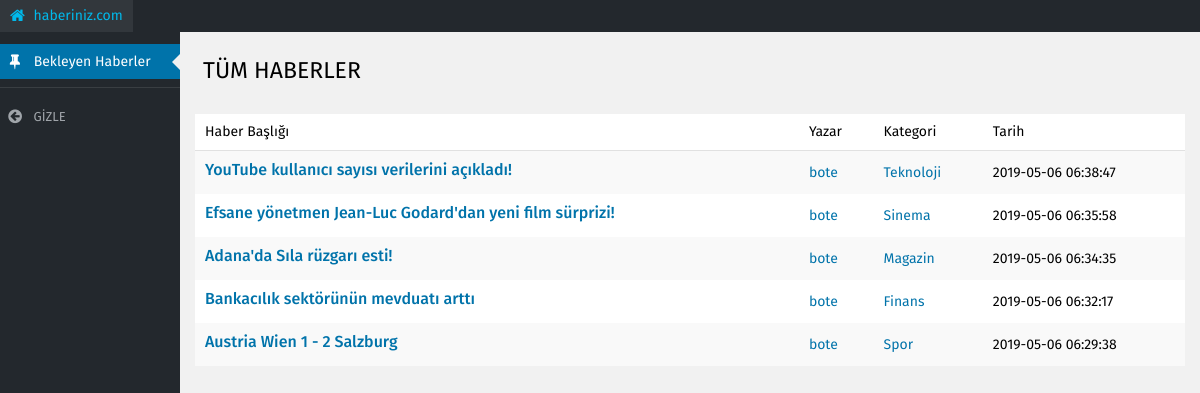
The page /admin_anasayfa.php (signed in) on the database its author committed.
### tables this page shows
CREATE TABLE `icerik` (
  `haber_id` int(11) NOT NULL,
  `haber_baslik` varchar(255) NOT NULL,
  `haber_icerik` text NOT NULL,
  `yazan_kullanici_id` int(11) NOT NULL,
  `tarih` timestamp NOT NULL DEFAULT CURRENT_TIMESTAMP,
  `onay` int(1) NOT NULL,
  `kategori` varchar(11) NOT NULL,
  `resim` text NOT NULL
);

CREATE TABLE `kullanicilar` (
  `kullanici_id` int(11) NOT NULL,
  `kullanici_adi` varchar(50) NOT NULL,
  `parola` varchar(50) NOT NULL,
  `mail` varchar(75) NOT NULL,
  `yetki` int(1) NOT NULL
);

### admin_anasayfa.php (the view, shortened to what this page needs)
<!doctype html>
<html lang="en">
<head>
    <link rel="stylesheet" href="admin_assets/styles/main.css">
</head>
<body>
<div class="navbar">
    <ul dropdown>
        <li>
            <a href="index.php">
                <span class="fa fa-home"></span>
                <span class="title">
                    haberiniz.com
                </span>
            </a>
    </ul>
</div>
<div class="sidebar">
    <ul>
        <li class="active">
            <a href="admin_anasayfa.php">
                <span class="fa fa-thumb-tack"></span>
                <span class="title">
                    Bekleyen Haberler
                </span>
            </a>
        </li>
        <li class="line">
            <span></span>
        </li>
    </ul>
    <a href="#" class="collapse-menu">
        <span class="fa fa-arrow-circle-left"></span>
        <span class="title">
            GİZLE
        </span>
    </a>
</div>
<div class="content">
    <div class="box-">
        <h1>
            TÜM HABERLER
        </h1>
    </div>
    <div class="clear" style="height: 10px;"></div>
    <div class="table">
        <table>
            <thead>
                <tr>
                    <th>Haber Başlığı</th>
                    <th class="hide">Yazar</th>
                    <th class="hide">Kategori</th>
                    <th>Tarih</th>
                </tr>
            </thead>
            <tbody>
                    <?php
                    require_once("vtbaglan.php");
                    $haber = mysqli_query($baglanti, "select icerik.haber_baslik,icerik.kategori ,icerik.tarih,kullanicilar.kullanici_adi,icerik.haber_id, icerik.resim from icerik INNER JOIN kullanicilar on kullanicilar.kullanici_id=icerik.yazan_kullanici_id where icerik.onay='0' order by icerik.tarih desc ")or die("Sorgu hatasi");
                    $satirSayisi = mysqli_num_rows($haber);
                    for ($i=0; $i<$satirSayisi; $i++)
                        {
                            $bekleyen_haber = mysqli_fetch_row($haber);
                            $baslik = $bekleyen_haber[0];
                            $kategori = $bekleyen_haber[1];
                            $tarih = $bekleyen_haber[2];
                            $kullanici_adi=$bekleyen_haber[3];
                            $admin_haber_id=$bekleyen_haber[4];
    echo "<td> <a href='admin_onay.php?admin_haber_id=$admin_haber_id' class='title'> $baslik </a>";
    echo "<div class='magic-links'> </div> </td> <td class='hide'> <a href='admin_onay.php?admin_haber_id=$admin_haber_id'>$kullanici_adi</a> </td";
    echo "<td></td><td class='hide'><a href='#'>$kategori</a></td> <td> <span class='date'> $tarih</span>";
    echo "</td></tr>";
                        }
                    ?>
             </tbody>
        </table>
    </div>
</div>
</body>
</html>

### admin_assets/styles/main.css (style rules this page uses)
html,body,div,span,applet,object,iframe,h1,h2,h3,h4,h5,h6,p,blockquote,pre,a,abbr,acronym,address,big,cite,code,del,dfn,img,ins,kbd,q,s,samp,small,strike,sub,sup,tt,var,dl,dt,dd,ol,ul,li,fieldset,form,label,legend,input,select,textarea,button,table,caption,tbody,tfoot,thead,tr,th,td,article,aside,canvas,details,embed,figure,figcaption,footer,header,hgroup,menu,nav,output,ruby,section,summary,time,mark,audio,video { margin:0;padding:0;border:0;font-size:100%;font:inherit;vertical-align:baseline }
body { line-height:1 }
ol,ul { list-style:none }
table { border-collapse:collapse;border-spacing:0 }
a { text-decoration:none }
.clear { clear:both }
h1 { font-size:23px;font-weight:400;margin:0;padding:9px 15px 4px 0;line-height:29px }
.table table { background-color:#fff;width:100% }
.table table thead tr th { text-align:left;padding:8px 10px;line-height:1.4em;border-bottom:1px solid #e1e1e1 }
.table table tbody tr td { line-height:1.5em;padding:8px 10px;vertical-align:middle }
.table table tbody tr td a { color:#0073aa }
.table table tbody tr td a.title { font-weight:500;font-size:16px }
html,body { height:100%;min-height:100%;font-family:'Fira Sans', sans-serif;background-color:#f1f1f1;font-size:14px }
.navbar { height:32px;background-color:#23282d;position:relative;z-index:55 }
.navbar>ul>li { float:left;position:relative }
.navbar>ul>li>a { display:block;color:#eee;font-size:14px;line-height:32px;padding:0 10px }
.navbar>ul>li>a .fa { color:#9ca1a6;margin-right:5px;font-size:16px;position:relative;top:1px }
.navbar>ul>li.active>a { background-color:#32373c;color:#00b9eb }
.navbar>ul>li.active>a .fa { color:#00b9eb }
.sidebar { height:calc(100% - 32px);height:-webkit-calc(100% - 32px);width:180px;background:#23282d;box-sizing:border-box;padding-top:12px;float:left;position:relative;z-index:20 }
.sidebar>ul>li { position:relative }
.sidebar>ul>li>a { display:block;line-height:35px;color:#eee;font-size:14px }
.sidebar>ul>li>a .fa { color:#9ca1a6;width:30px;text-align:center;font-size:16px;position:relative;top:1px }
.sidebar>ul>li.active>a { background-color:#0073aa;color:#fff;position:relative }
.sidebar>ul>li.active>a:before { content:'';border:8px solid transparent;border-right-color:#f1f1f1;position:absolute;top:50%;margin-top:-8px;right:0 }
.sidebar>ul>li.active>a span { color:#fff }
.sidebar>ul>li.line { line-height:10px;padding-bottom:10px }
.sidebar>ul>li.line span { height:1px;background-color:rgba(255,255,255,0.1);display:inline-block;width:100% }
.sidebar .collapse-menu { display:block;line-height:35px;color:#a0a5aa;font-size:13px }
.sidebar .collapse-menu .fa { color:#a0a5aa;width:30px;text-align:center;font-size:16px;position:relative;top:1px }
.content { padding:15px 15px 15px 15px;box-sizing:border-box;height:calc(100% - 32px);height:-webkit-calc(100% - 32px);overflow:auto }
.content .box- { margin:0 8px 15px }

### rows shown on the page
icerik: haber_baslik "YouTube kullanıcı sayısı verilerini açıkladı!", kullanicilar.kullanici_adi "bote", kategori "Teknoloji", tarih "2019-05-06 06:38:47"
icerik: haber_baslik "Efsane yönetmen Jean-Luc Godard'dan yeni film sürprizi!", kullanicilar.kullanici_adi "bote", kategori "Sinema", tarih "2019-05-06 06:35:58"
icerik: haber_baslik "Adana'da Sıla rüzgarı esti!", kullanicilar.kullanici_adi "bote", kategori "Magazin", tarih "2019-05-06 06:34:35"
icerik: haber_baslik "Bankacılık sektörünün mevduatı arttı", kullanicilar.kullanici_adi "bote", kategori "Finans", tarih "2019-05-06 06:32:17"
icerik: haber_baslik "Austria Wien 1 - 2 Salzburg", kullanicilar.kullanici_adi "bote", kategori "Spor", tarih "2019-05-06 06:29:38"
